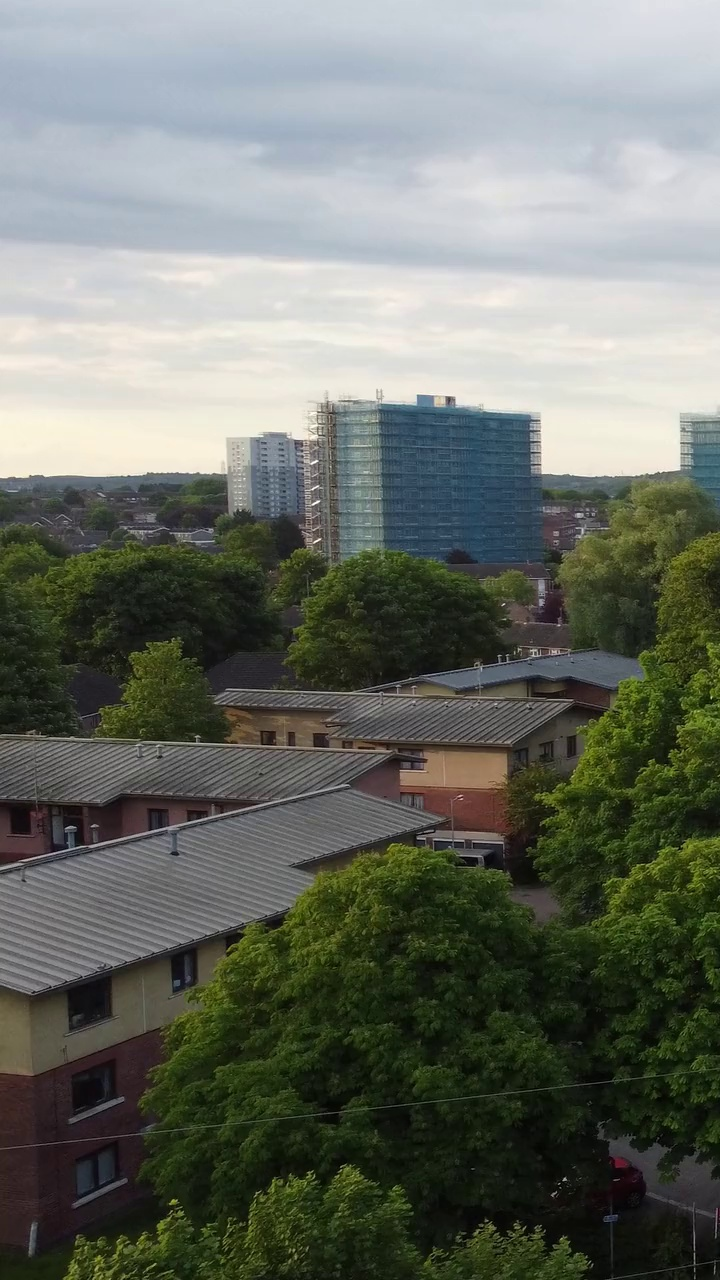
#> input picture frames/frame_0000.jpg, 720 x 1280 px
$ python frame_quality.py --frames ../frames   (older library calls are emulated)
#> lines starting #> are read from the running program, lines starting #| are printed output that depends on the picture
"""
frame_quality.py
-----------------
PHASE 3 module for ZenX Drone3D (SIH26158).

What this does:
    Looks at every extracted frame and gives it a quality score from 0-100,
    based on measurable image properties. It does NOT select/copy frames
    yet -- that is select_frames.py (the next script). This script only
    measures and reports.

Why this exists:
    A single-pass drone video can have hundreds of frames, but many are
    blurry (motion blur during turns), too dark/bright (sun glare,
    shadows), or near-duplicates of the previous frame (drone moving
    slowly). Feeding all of them into COLMAP wastes time and can hurt
    reconstruction accuracy. We need a measurable way to say "this frame
    is useful" vs "this frame is not," instead of guessing.

Approach: RULE-BASED, not machine learning. Every score is calculated
from a real image statistic -- nothing here is random or hardcoded per
frame. This keeps it simple to explain to judges and easy to debug.

What is measured, per frame:
    1. Sharpness   -- Laplacian variance. Blurry frames have low variance
                      because edges are smeared out. Higher = sharper.
    2. Brightness  -- mean pixel intensity (0-255). Too close to 0 (black)
                      or 255 (white) means the frame carries little usable
                      visual detail.
    3. Overexposure -- % of pixels that are almost pure white (>250).
                        High values mean blown-out highlights (e.g. sun
                        glare), where texture/detail is lost.
    4. Underexposure -- % of pixels that are almost pure black (<5).
                         High values mean crushed shadows with no detail.
    5. Redundancy  -- how similar this frame is to the PREVIOUS kept
                      frame, using color histogram correlation (0 to 1,
                      1 = identical). Near-duplicate frames add no new
                      information for reconstruction.

Final quality_score (0-100) = weighted combination of the above, clipped
to [0, 100]. The exact weights are a simple, explainable starting
heuristic -- not a trained model. They can be tuned later based on
actual reconstruction results (documented as a limitation for judges).

Status: IMPLEMENTED (rule-based scoring only). Frame SELECTION based on
these scores is the next script (select_frames.py) -- not done here.
"""

import cv2
import os
import argparse
import csv
import sys


def compute_sharpness(gray_frame):
    """Laplacian variance: higher = sharper / more in-focus."""
    return cv2.Laplacian(gray_frame, cv2.CV_64F).var()


def compute_brightness(gray_frame):
    """Mean pixel intensity, 0 (black) to 255 (white)."""
    return float(gray_frame.mean())


def compute_exposure_ratios(gray_frame):
    """Fraction of near-white and near-black pixels in the frame."""
    total_pixels = gray_frame.size
    overexposed_ratio = (gray_frame > 250).sum() / total_pixels
    underexposed_ratio = (gray_frame < 5).sum() / total_pixels
    return overexposed_ratio, underexposed_ratio


def compute_histogram(gray_frame):
    """Grayscale histogram, used to compare frames for similarity."""
    hist = cv2.calcHist([gray_frame], [0], None, [256], [0, 256])
    cv2.normalize(hist, hist)
    return hist


def compute_similarity(hist_a, hist_b):
    """
    Correlation between two histograms.
    Returns a value from -1 to 1; 1.0 means the two frames have an
    identical brightness/color distribution (very likely near-duplicates).
    """
    return cv2.compareHist(hist_a, hist_b, cv2.HISTCMP_CORREL)


def score_frame(sharpness, brightness, overexposed_ratio,
                 underexposed_ratio, similarity_to_prev):
    """
    Combine the raw measurements into a single 0-100 quality score.
    This is a simple weighted rule, explained here so it's easy to
    justify to judges and to tune later:

        - Sharpness contributes up to 50 points.
          (Laplacian variance of 500+ is treated as "very sharp" for a
          typical 720p/1080p frame; this threshold can be re-tuned.)
        - Brightness contributes up to 30 points, penalized the further
          it is from a mid-range value (127 = middle gray).
        - Overexposure/underexposure each subtract up to 15 points.
        - High similarity to the previous kept frame subtracts up to
          20 points (redundant frame -> lower priority to keep).
    """
    sharpness_score = min(50.0, (sharpness / 500.0) * 50.0)

    brightness_distance = abs(brightness - 127.0)  # 0 = perfect mid-gray
    brightness_score = max(0.0, 30.0 - (brightness_distance / 127.0) * 30.0)

    overexposure_penalty = min(15.0, overexposed_ratio * 100.0)
    underexposure_penalty = min(15.0, underexposed_ratio * 100.0)

    redundancy_penalty = 0.0
    if similarity_to_prev is not None and similarity_to_prev > 0.95:
        # Scale penalty: 0.95 similarity -> 0 penalty, 1.0 -> full 20 penalty
        redundancy_penalty = ((similarity_to_prev - 0.95) / 0.05) * 20.0

    raw_score = (sharpness_score + brightness_score
                 - overexposure_penalty - underexposure_penalty
                 - redundancy_penalty)

    return round(max(0.0, min(100.0, raw_score)), 1)


def analyze_frames(frames_dir: str, output_csv: str):
#> called with frames_dir = '../frames', output_csv = 'frames/frame_quality_scores.csv'
    if not os.path.isdir(frames_dir):
        print(f"[ERROR] Frames folder not found: {frames_dir}")
        sys.exit(1)

    frame_files = sorted(
        f for f in os.listdir(frames_dir)
        if f.lower().endswith((".jpg", ".jpeg", ".png"))
    )

    if not frame_files:
        print(f"[ERROR] No image files found in: {frames_dir}")
        sys.exit(1)

    results = []
    previous_hist = None

    print(f"Analyzing {len(frame_files)} frames from: {frames_dir}\n")

    for filename in frame_files:
        filepath = os.path.join(frames_dir, filename)
        frame = cv2.imread(filepath)
#> frame is the input picture: shape (1280, 720, 3); mean B, G, R 103.7, 112.7, 108.1

        if frame is None:
            print(f"[WARNING] Could not read {filename}, skipping.")
            continue

        gray = cv2.cvtColor(frame, cv2.COLOR_BGR2GRAY)
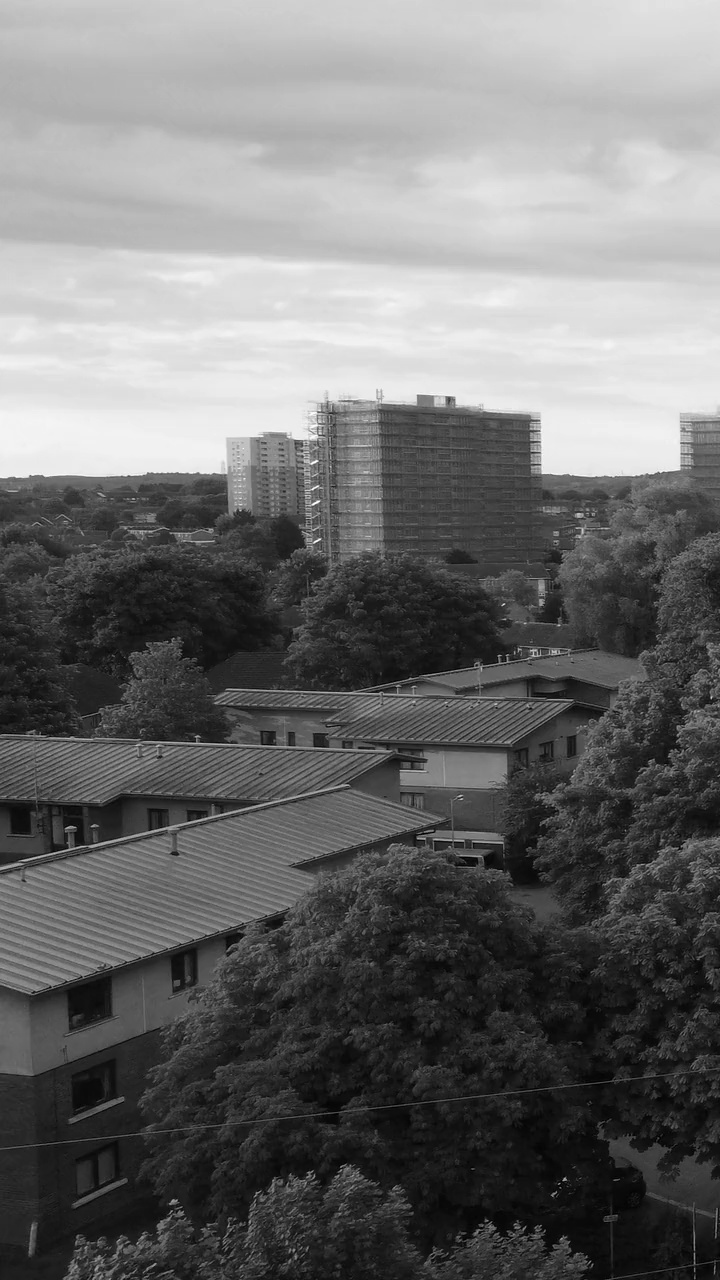
#> gray: shape (1280, 720); min 0, max 254, mean 110.3

        sharpness = compute_sharpness(gray)
#> sharpness = 641.7
        brightness = compute_brightness(gray)
#> brightness = 110.3
        overexposed_ratio, underexposed_ratio = compute_exposure_ratios(gray)
#> in compute_exposure_ratios, `overexposed_ratio = (gray_frame > 250).sum() / total_pixels`: overexposed_ratio = 3.8e-05
#> in compute_exposure_ratios, `underexposed_ratio = (gray_frame < 5).sum() / total_pixels`: underexposed_ratio = 0.000361
#> overexposed_ratio = 3.8e-05; underexposed_ratio = 0.000361
        current_hist = compute_histogram(gray)
#> in compute_histogram, `hist = cv2.calcHist([gray_frame], [0], None, [256], [0, 256])`: hist = 256 values, max 10805 at index 30, min 0 at index 255, mean 3600
#> current_hist = 256 values, max 0.149 at index 30, min 0 at index 255, mean 0.0496

        similarity_to_prev = None
        if previous_hist is not None:
            similarity_to_prev = compute_similarity(previous_hist, current_hist)

        quality_score = score_frame(
            sharpness, brightness, overexposed_ratio,
            underexposed_ratio, similarity_to_prev
        )
#> in score_frame, `sharpness_score = min(50.0, (sharpness / 500.0) * 50.0)`: sharpness_score = 50
#> in score_frame, `brightness_distance = abs(brightness - 127.0)`: brightness_distance = 16.7
#> in score_frame, `brightness_score = max(0.0, 30.0 - (brightness_distance / 127.0) * 30.0)`: brightness_score = 26.05
#> in score_frame, `overexposure_penalty = min(15.0, overexposed_ratio * 100.0)`: overexposure_penalty = 0.0038
#> in score_frame, `underexposure_penalty = min(15.0, underexposed_ratio * 100.0)`: underexposure_penalty = 0.0361
#> in score_frame, `raw_score = (sharpness_score + brightness_score - overexposure_penalty..`: raw_score = 76.01
#> quality_score = 76

        results.append({
            "filename": filename,
            "sharpness": round(sharpness, 2),
            "brightness": round(brightness, 2),
            "overexposed_ratio": round(overexposed_ratio, 4),
            "underexposed_ratio": round(underexposed_ratio, 4),
            "similarity_to_prev": round(similarity_to_prev, 4) if similarity_to_prev is not None else "",
            "quality_score": quality_score,
        })

        print(f"{filename} -> {quality_score}%")
#| frame_0000.jpg -> 76.0%

        previous_hist = current_hist
#> previous_hist has the same summary as current_hist
#> pass 2 of the loop in analyze_frames, `for filename in frame_files:`:
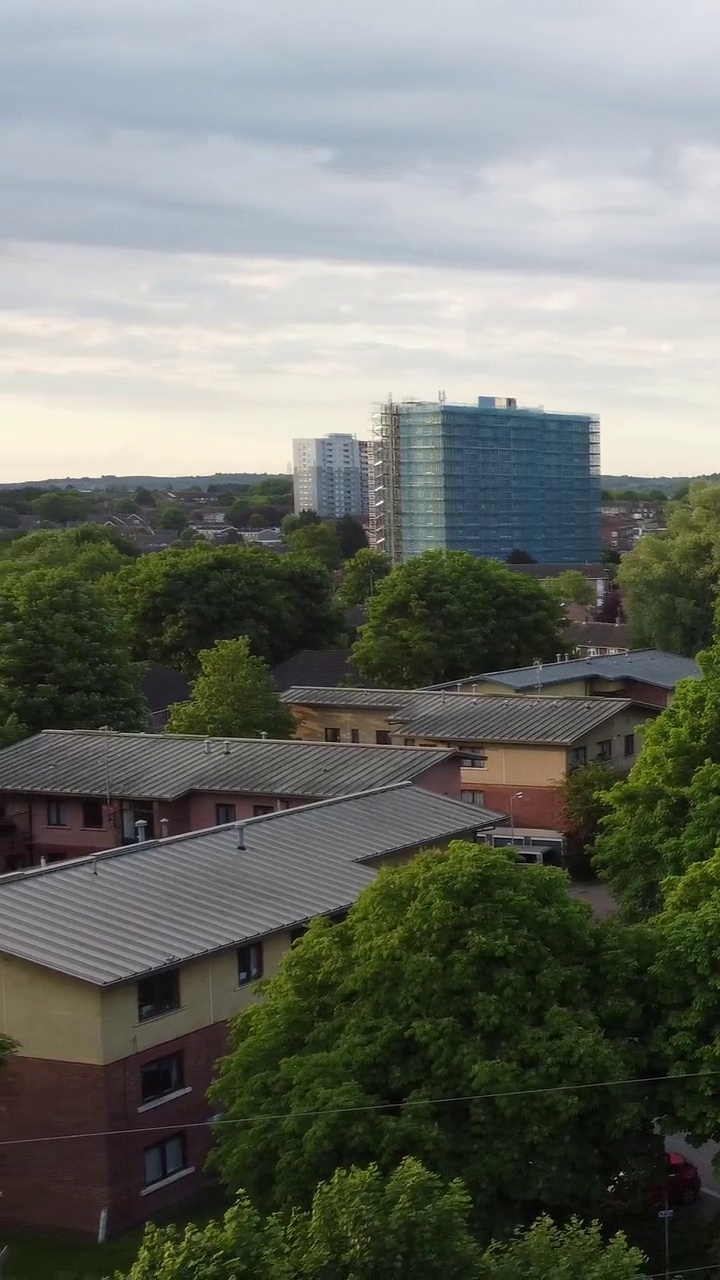
#> input picture frames/frame_0001.jpg, 720 x 1280 px
#> in analyze_frames, frame is the input picture: shape (1280, 720, 3); mean B, G, R 105.8, 113.8, 110
#> in analyze_frames, `gray = cv2.cvtColor(frame, cv2.COLOR_BGR2GRAY)`:
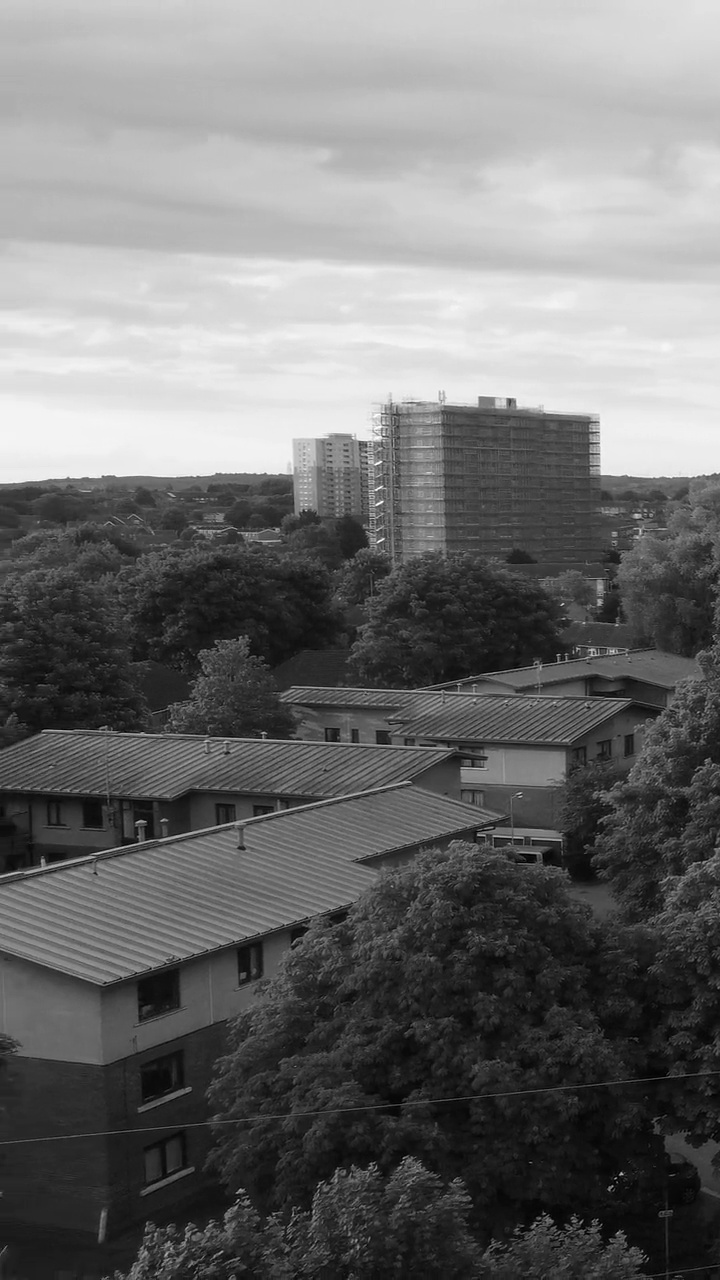
#> gray: shape (1280, 720); min 0, max 255, mean 111.7
#> sharpness = 468.3
#> brightness = 111.7
#> in analyze_frames, `overexposed_ratio, underexposed_ratio = compute_exposure_ratios(gray)`: overexposed_ratio = 4.56e-05; underexposed_ratio = 0.000321
#> current_hist = 256 values, max 0.157 at index 30, min 5.53e-05 at index 0, mean 0.0497
#> similarity_to_prev = 0.985
#> quality_score = 59.2
#| frame_0001.jpg -> 59.2%
#> previous_hist has the same summary as current_hist

    # Save full results to CSV so the next script (select_frames.py) can use them
    os.makedirs(os.path.dirname(output_csv), exist_ok=True) if os.path.dirname(output_csv) else None
    with open(output_csv, "w", newline="") as f:
        writer = csv.DictWriter(f, fieldnames=[
            "filename", "sharpness", "brightness", "overexposed_ratio",
            "underexposed_ratio", "similarity_to_prev", "quality_score"
        ])
        writer.writeheader()
        writer.writerows(results)

    scores = [r["quality_score"] for r in results]
#> scores = [76, 59.2]
    print(f"\n[DONE] Scored {len(results)} frames.")
#| [DONE] Scored 2 frames.
    print(f"Score range: {min(scores)}% - {max(scores)}%  (avg: {round(sum(scores)/len(scores), 1)}%)")
#| Score range: 59.2% - 76.0%  (avg: 67.6%)
    print(f"Full results saved to: {output_csv}")

    return results


if __name__ == "__main__":
    parser = argparse.ArgumentParser(
        description="Score extracted frames for sharpness, exposure, and redundancy."
    )
    parser.add_argument(
        "--frames", required=True,
        help="Path to folder of extracted frames, e.g. frames/"
    )
    parser.add_argument(
        "--output", default="frames/frame_quality_scores.csv",
        help="Path to save the CSV of scores (default: frames/frame_quality_scores.csv)"
    )

    args = parser.parse_args()
    analyze_frames(args.frames, args.output)
